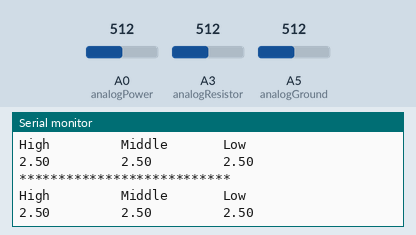
This sketch was run on a simulated Arduino Uno, built with avr-gcc and run on an emulated ATmega328P. On the bench: the last lines printed to the serial monitor. Inputs (shaded band) come from the test bench; at power-on: A0 (analogPower) = 512, A3 (analogResistor) = 512, A5 (analogGround) = 512.

Above: at 1.4 s.
1.5 s: A0 (analogPower) set to 716
At 2.9 s:
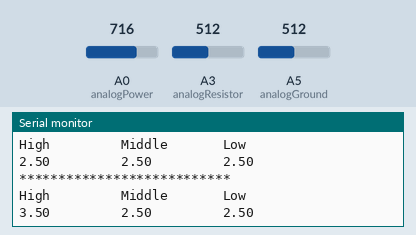
3.0 s: A3 (analogResistor) set to 716
At 4.3 s:
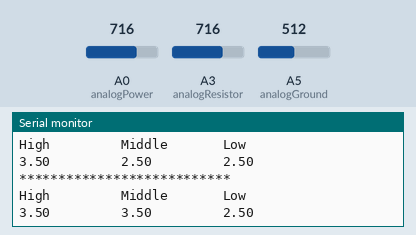
4.5 s: A5 (analogGround) set to 716
At 5.5 s:
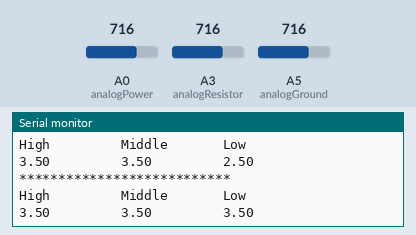
6.0 s: A0 (analogPower) set to 900
At 7.4 s:
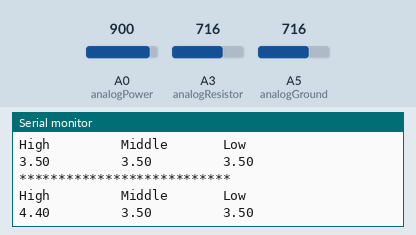
7.5 s: A3 (analogResistor) set to 900
At 8.7 s:
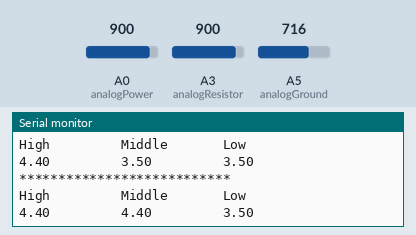
9.0 s: A5 (analogGround) set to 900
At 9.9 s:
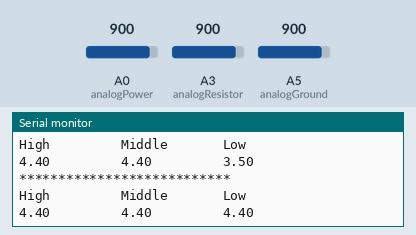
Timing chart, 0 to 11.5 s (numbered marks = the images above; inputs shaded):
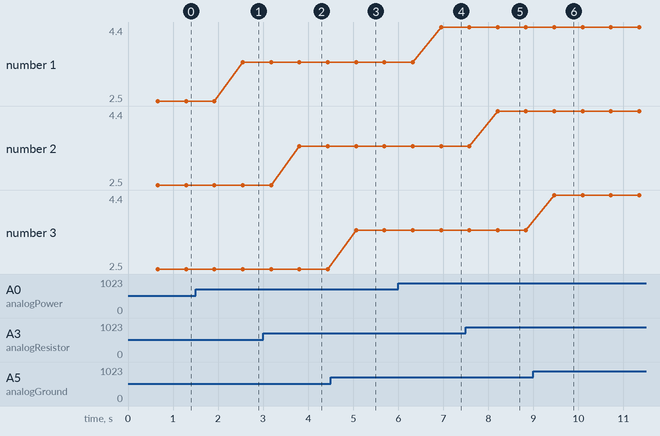

Measured:
- after the input at 1.5 s, the serial monitor: prints a new line after 1.0 s (image 1)
- after the input at 3.0 s, the serial monitor: prints a new line after 0.81 s (image 2)
- after the input at 4.5 s, the serial monitor: prints a new line after 0.56 s (image 3)
- after the input at 6.0 s, the serial monitor: prints a new line after 0.95 s (image 4)
- after the input at 7.5 s, the serial monitor: prints a new line after 0.71 s (image 5)
- after the input at 9.0 s, the serial monitor: prints a new line after 0.46 s (image 6)
- plotted number 1: 2.5 → 3.5 after the input at 1.5 s, 3.5 → 4.4 after the input at 6.0 s

The sketch:

SerialVoltageRead.ino
```cpp
int analogPower = A0;
int analogResistor = A3;
int analogGround = A5;
int high;
int mid;
int low;
double voltsHigh;
double voltsMid;
double voltsLow;
void setup() {
  Serial.begin(9600);
}

void loop() {
  high = analogRead(analogPower);
  delay(200);
  mid = analogRead(analogResistor);
  delay(200);
  low = analogRead(analogGround);
  delay(200);
  voltsHigh = 5.0 * high / 1023.0;
  voltsMid = 5.0 * mid / 1023.0;
  voltsLow = 5.0 * low / 1023.0;
  Serial.println("***************************");
  Serial.println("High         Middle       Low");
  Serial.print(voltsHigh);
  Serial.print("         ");
  Serial.print(voltsMid);
  Serial.print("         ");
  Serial.println(voltsLow);
}
```
